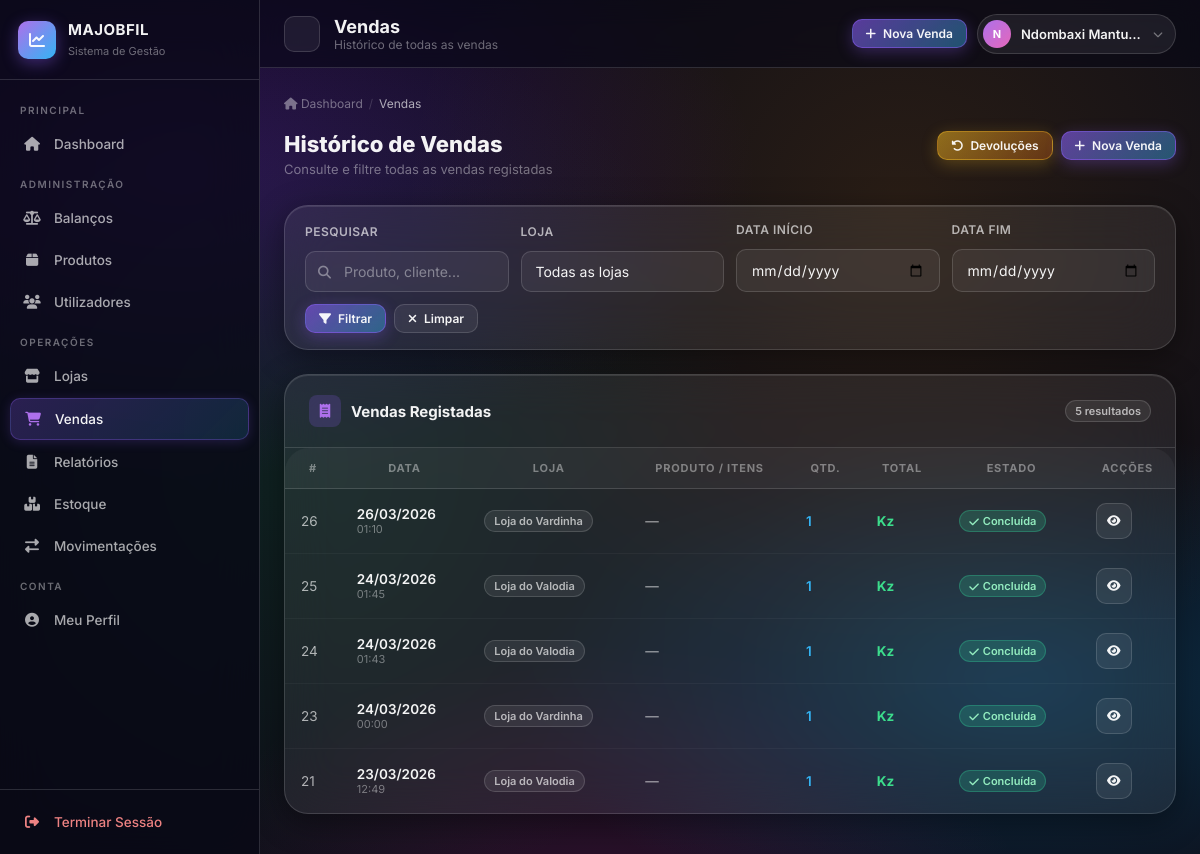
The app's page /loja/vendas/ (signed in), older data.
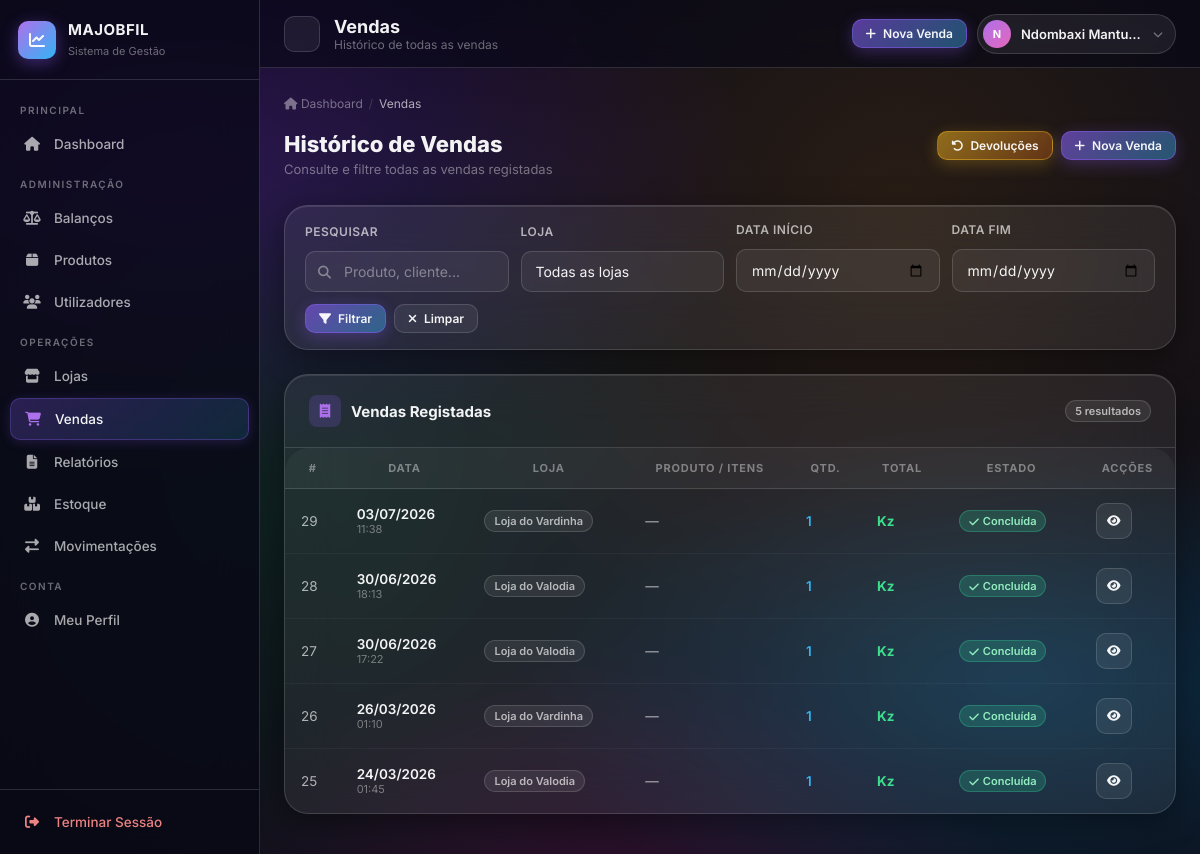
The same page, newer data.
### lojas/models.py (models this page shows, shortened)
class Venda(models.Model):
    ITEM_TYPE_CHOICES = [
        ('produto', 'Produto'),
        ('recarga', 'Recarga'),
    ]
    STATUS_VENDA = [
        ('normal', 'Normal'),
        ('parcial', 'Devolução Parcial'),
        ('devolvida', 'Totalmente Devolvida'),
    ]
    estoque_loja = models.ForeignKey(
        'EstoqueLoja',
        on_delete=models.CASCADE,
        null=True,
        blank=True,
        verbose_name='Estoque do Produto',
        related_name='vendas_produto'
    )
    estoque_recarga = models.ForeignKey(
        'EstoqueRecarga',
        on_delete=models.CASCADE,
        null=True,
        blank=True,
        verbose_name='Estoque da Recarga',
        related_name='vendas_recarga'
    )
    item_type = models.CharField(
        max_length=10,
        choices=ITEM_TYPE_CHOICES,
        default='produto',
        verbose_name='Tipo de Item'
    )
    quantidade = models.PositiveIntegerField(verbose_name='Quantidade Vendida')
    valor_total = models.DecimalField(
        max_digits=10,
        decimal_places=2,
        verbose_name='Valor Total'
    )
    vendedor = models.ForeignKey(
        settings.AUTH_USER_MODEL,
        on_delete=models.CASCADE,
        verbose_name='Vendedor'
    )
    data_venda = models.DateTimeField(auto_now_add=True, verbose_name='Data da Venda')
    observacao = models.TextField(blank=True, verbose_name='Observações')
    status = models.CharField(
        max_length=20,
        choices=STATUS_VENDA,
        default='normal',
        verbose_name='Status da Venda'
    )
    class Meta:
        verbose_name = 'Venda'
        verbose_name_plural = 'Vendas'
        ordering = ['-data_venda']
        indexes = [
            models.Index(fields=['estoque_loja', 'data_venda']),
            models.Index(fields=['estoque_recarga', 'data_venda']),
            models.Index(fields=['data_venda']),
            models.Index(fields=['status']),
        ]
    @property
    def loja(self):
        if self.item_type == 'produto' and self.estoque_loja:
            return self.estoque_loja.loja
        elif self.item_type == 'recarga' and self.estoque_recarga:
            return self.estoque_recarga.loja
        return None

class EstoqueLoja(models.Model):
    loja = models.ForeignKey(Loja, on_delete=models.CASCADE)
    produto = models.ForeignKey('produtos.Produto', on_delete=models.CASCADE)
    quantidade = models.PositiveIntegerField(default=0)
    class Meta:
        unique_together = ['loja', 'produto']
        verbose_name = 'Estoque da Loja'
        verbose_name_plural = 'Estoques das Lojas'

class Loja(models.Model):
    PROVINCIAS = [
        ('Bengo', 'Bengo'),
        ('Benguela', 'Benguela'),
        ('Bié', 'Bié'),
        ('Cabinda', 'Cabinda'),
        ('Cuando-Cubango', 'Cuando-Cubango'),
        ('Cuanza-Norte', 'Cuanza-Norte'),
        ('Cuanza-Sul', 'Cuanza-Sul'),
        ('Cunene', 'Cunene'),
        ('Huambo', 'Huambo'),
        ('Huíla', 'Huíla'),
        ('Luanda', 'Luanda'),
        ('Lunda-Norte', 'Lunda-Norte'),
        ('Lunda-Sul', 'Lunda-Sul'),
        ('Malanje', 'Malanje'),
        ('Moxico', 'Moxico'),
        ('Namibe', 'Namibe'),
        ('Uíge', 'Uíge'),
        ('Zaire', 'Zaire'),
    ]
    nome = models.CharField(max_length=100, verbose_name='Nome da Loja')
    bairro = models.CharField(max_length=100, verbose_name='Bairro')
    cidade = models.CharField(max_length=100, verbose_name='Cidade')
    provincia = models.CharField(max_length=50, choices=PROVINCIAS, verbose_name='Província')
    municipio = models.CharField(max_length=100, verbose_name='Município')
    gerentes = models.ManyToManyField(
        settings.AUTH_USER_MODEL,
        verbose_name='Gerentes',
        related_name='lojas_gerenciadas'
    )
    class Meta:
        verbose_name = 'Loja'
        verbose_name_plural = 'Lojas'

### lojas/views.py (the view, shortened to what this page needs)
# urls.py: path('vendas/', views.listar_vendas, name='listar_vendas'),
@login_required
def listar_vendas(request):
    if request.user.is_superuser:
        vendas = Venda.objects.all().order_by('-data_venda')
        lojas = Loja.objects.all()
    data_inicio = request.GET.get('data_inicio')
    data_fim = request.GET.get('data_fim')
    loja_id = request.GET.get('loja')
    if data_inicio:
        vendas = vendas.filter(data_venda__date__gte=data_inicio)
    if data_fim:
        vendas = vendas.filter(data_venda__date__lte=data_fim)
    if loja_id:
        vendas = vendas.filter(
            Q(estoque_loja__loja_id=loja_id) | Q(estoque_recarga__loja_id=loja_id)
        )
    total_vendas = vendas.count()
    valor_total = vendas.aggregate(total=Sum('valor_total'))['total'] or 0
    quantidade_total = vendas.aggregate(total=Sum('quantidade'))['total'] or 0
    ticket_medio = valor_total / total_vendas if total_vendas > 0 else 0
    page = request.GET.get('page', 1)
    paginator = Paginator(vendas, 5)
    try:
        vendas_paginadas = paginator.page(page)
    except PageNotAnInteger:
        vendas_paginadas = paginator.page(1)
    except EmptyPage:
        vendas_paginadas = paginator.page(paginator.num_pages)
    context = {
        'vendas': vendas_paginadas,
        'total_vendas': total_vendas,
        'valor_total': valor_total,
        'quantidade_total': quantidade_total,
        'ticket_medio': ticket_medio,
        'lojas': lojas,
        'hoje': datetime.now().date().isoformat(),
    }
    return render(request, 'vendas/listar_vendas.html', context)

### conta/context_processors.py (called while the page is built, shortened)
def estatisticas_relatorios(request):
    if request.user.is_superuser:
        relatorios = RelatorioDiario.objects.all()
    else:
        lojas_usuario = request.user.lojas_gerenciadas.all()
        relatorios = RelatorioDiario.objects.filter(loja__in=lojas_usuario)
    total_relatorios = relatorios.count()
    completos = 0
    negativos = 0
    pendentes = 0
    for relatorio in relatorios:
        try:
            diferenca = relatorio.calcular_diferenca()
            if diferenca > 0:
                completos += 1
            elif diferenca < 0:
                negativos += 1
            else:
                pendentes += 1
        except Exception:
            continue
    return {
        'estatisticas': {
            'total_relatorios': total_relatorios,
            'completos': completos,
            'pendentes': pendentes,
            'negativos': negativos,
        }
    }

def atividades_recentes_context(request):
    if not request.user.is_authenticated:
        return {'atividades_recentes': []}
    atividades = Atividade.objects.filter(
        usuario=request.user
    ).order_by('-data')[:5]
    return {'atividades_recentes': atividades}

### lojas/templates/vendas/listar_vendas.html (shortened to what the changed rows need)
{% extends 'base.html' %}
{% block page_title %}Vendas{% endblock %}
{% block content %}
<div class="page-header fade-up fade-up-1">
    <div class="page-header-left">
        <h2>Histórico de Vendas</h2>
    </div>
</div>
<div class="glass-card fade-up fade-up-3">
    <div class="lg-table-wrap">
        {% if vendas %}
        <table class="lg-table">
            <thead>
                <tr>
                    <th>#</th>
                    <th>Data</th>
                    <th>Loja</th>
                    <th>Produto / Itens</th>
                    <th>Qtd.</th>
                    <th>Total</th>
                    <th>Estado</th>
                    <th>Acções</th>
                </tr>
            </thead>
            <tbody>
                {% for venda in vendas %}
                <tr>
                    <td class="text-muted text-sm">{{ venda.pk }}</td>
                    <td>
                        <span style="color: var(--text-primary); font-weight: 600;">{{ venda.data_venda|date:"d/m/Y" }}</span>
                        <div class="text-xs text-muted">{{ venda.data_venda|date:"H:i" }}</div>
                    </td>
                    <td>
                        <span class="badge-glass muted">{{ venda.loja.nome|default:"—" }}</span>
                    </td>
                    <td>
                        {% if venda.itens.count %}
                            {{ venda.itens.count }} item{{ venda.itens.count|pluralize:",s" }}
                        {% else %}
                            {{ venda.produto.nome|default:"—" }}
                        {% endif %}
                    </td>
                    <td style="color: var(--accent-2); font-weight: 600;">
                        {{ venda.quantidade|default:"—" }}
                    </td>
                    <td style="color: var(--accent-4); font-weight: 700;">
                        {{ venda.total|floatformat:2 }} Kz
                    </td>
                    <td>
                        {% if venda.devolvida %}
                        <span class="badge-glass danger"><i class="fas fa-rotate-left"></i> Devolvida</span>
                        {% else %}
                        <span class="badge-glass success"><i class="fas fa-check"></i> Concluída</span>
                        {% endif %}
                    </td>
                    <td>
                        <div class="flex gap-2">
                            <a href="{% url 'detalhes_venda' venda.pk %}" class="btn-glass btn-sm btn-icon" title="Detalhes">
                                <i class="fas fa-eye"></i>
                            </a>
                        </div>
                    </td>
                </tr>
                {% endfor %}
            </tbody>
        </table>
        {% endif %}
    </div>
</div>
{% endblock %}

Row changes from the older to the newer data that the page shows:
no longer on this page (row unchanged): Venda: pk "24", data_venda "24/03/2026", data_venda "01:43", loja.nome "Loja do Valodia", produto.nome "—", quantidade "1"
no longer on this page (row unchanged): Venda: pk "23", data_venda "24/03/2026", data_venda "00:00", loja.nome "Loja do Vardinha", produto.nome "—", quantidade "1"
no longer on this page (row unchanged): Venda: pk "21", data_venda "23/03/2026", data_venda "12:49", loja.nome "Loja do Valodia", produto.nome "—", quantidade "1"
added Venda: pk "29", data_venda "03/07/2026", data_venda "11:38", loja.nome "Loja do Vardinha", produto.nome "—", quantidade "1"
added Venda: pk "28", data_venda "30/06/2026", data_venda "18:13", loja.nome "Loja do Valodia", produto.nome "—", quantidade "1"
added Venda: pk "27", data_venda "30/06/2026", data_venda "17:22", loja.nome "Loja do Valodia", produto.nome "—", quantidade "1"
